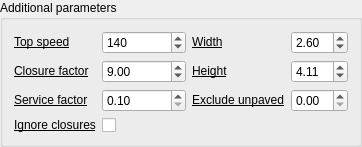
    <widget class="QgsCollapsibleGroupBox" name="addtional_params_box">
     <property name="title">
      <string>Additional parameters</string>
     </property>
     <property name="collapsed">
      <bool>true</bool>
     </property>
     <layout class="QHBoxLayout" name="horizontalLayout_11">
      <item>
       <layout class="QFormLayout" name="additional_params_column_1">
        <item row="0" column="0">
         <widget class="QLabel" name="top_speed_label">
          <property name="toolTip">
           <string>&lt;html&gt;&lt;head/&gt;&lt;body&gt;&lt;p&gt;Top speed the vehicle can go. Also used to avoid roads with higher speeds than this value. &lt;span style=&quot; font-family:'.SF NS Mono';&quot;&gt;top_speed&lt;/span&gt; must be between 10 and 252 KPH.&lt;/p&gt;&lt;/body&gt;&lt;/html&gt;</string>
          </property>
          <property name="text">
           <string>&lt;html&gt;&lt;head/&gt;&lt;body&gt;&lt;p&gt;&lt;a href=&quot;https://valhalla.github.io/valhalla/api/turn-by-turn/api-reference.md#automobile-and-bus-costing-options&quot;&gt;&lt;span style=&quot; text-decoration: underline; color:#000000;&quot;&gt;Top speed&lt;/span&gt;&lt;/a&gt;&lt;/p&gt;&lt;/body&gt;&lt;/html&gt;</string>
          </property>
          <property name="openExternalLinks">
           <bool>true</bool>
          </property>
         </widget>
        </item>
        <item row="1" column="0">
         <widget class="QLabel" name="closure_factor_label">
          <property name="toolTip">
           <string>&lt;html&gt;&lt;head/&gt;&lt;body&gt;&lt;p&gt;A factor that penalizes the cost when traversing a closed edge. Its value can range from &lt;span style=&quot; font-family:'.SF NS Mono';&quot;&gt;1.0&lt;/span&gt; - don't penalize closed edges, to &lt;span style=&quot; font-family:'.SF NS Mono';&quot;&gt;10.0&lt;/span&gt; - apply high cost penalty to closed edges.&lt;/p&gt;&lt;/body&gt;&lt;/html&gt;</string>
          </property>
          <property name="text">
           <string>&lt;html&gt;&lt;head/&gt;&lt;body&gt;&lt;p&gt;&lt;a href=&quot;https://valhalla.github.io/valhalla/api/turn-by-turn/api-reference.md#automobile-and-bus-costing-options&quot;&gt;&lt;span style=&quot; text-decoration: underline; color:#000000;&quot;&gt;Closure factor&lt;/span&gt;&lt;/a&gt;&lt;/p&gt;&lt;/body&gt;&lt;/html&gt;</string>
          </property>
          <property name="openExternalLinks">
           <bool>true</bool>
          </property>
         </widget>
        </item>
        <item row="0" column="1">
         <widget class="QgsSpinBox" name="top_speed">
          <property name="minimum">
           <number>10</number>
          </property>
          <property name="maximum">
           <number>252</number>
          </property>
          <property name="value">
           <number>140</number>
          </property>
         </widget>
        </item>
        <item row="3" column="0">
         <widget class="QLabel" name="ignore_closures_label">
          <property name="toolTip">
           <string>&lt;html&gt;&lt;head/&gt;&lt;body&gt;&lt;p&gt;If set to &lt;span style=&quot; font-family:'.SF NS Mono';&quot;&gt;true&lt;/span&gt;, ignores all closures, marked due to live traffic closures, during routing. &lt;/p&gt;&lt;/body&gt;&lt;/html&gt;</string>
          </property>
          <property name="text">
           <string>&lt;html&gt;&lt;head/&gt;&lt;body&gt;&lt;p&gt;&lt;a href=&quot;https://valhalla.github.io/valhalla/api/turn-by-turn/api-reference.md#automobile-and-bus-costing-options&quot;&gt;&lt;span style=&quot; text-decoration: underline; color:#000000;&quot;&gt;Ignore closures&lt;/span&gt;&lt;/a&gt;&lt;/p&gt;&lt;/body&gt;&lt;/html&gt;</string>
          </property>
          <property name="openExternalLinks">
           <bool>true</bool>
          </property>
         </widget>
        </item>
        <item row="2" column="0">
         <widget class="QLabel" name="service_factor_label">
          <property name="toolTip">
           <string>&lt;html&gt;&lt;head/&gt;&lt;body&gt;&lt;p&gt;A factor that modifies (multiplies) the cost when generic service roads are encountered.&lt;/p&gt;&lt;/body&gt;&lt;/html&gt;</string>
          </property>
          <property name="text">
           <string>&lt;html&gt;&lt;head/&gt;&lt;body&gt;&lt;p&gt;&lt;a href=&quot;https://valhalla.github.io/valhalla/api/turn-by-turn/api-reference.md#automobile-and-bus-costing-options&quot;&gt;&lt;span style=&quot; text-decoration: underline; color:#000000;&quot;&gt;Service factor&lt;/span&gt;&lt;/a&gt;&lt;/p&gt;&lt;/body&gt;&lt;/html&gt;</string>
          </property>
          <property name="openExternalLinks">
           <bool>true</bool>
          </property>
         </widget>
        </item>
        <item row="1" column="1">
         <widget class="QgsDoubleSpinBox" name="closure_factor">
          <property name="minimum">
           <double>0.100000000000000</double>
          </property>
          <property name="maximum">
           <double>10.000000000000000</double>
          </property>
          <property name="singleStep">
           <double>0.100000000000000</double>
          </property>
          <property name="value">
           <double>9.000000000000000</double>
          </property>
         </widget>
        </item>
        <item row="2" column="1">
         <widget class="QgsDoubleSpinBox" name="service_factor">
          <property name="minimum">
           <double>0.100000000000000</double>
          </property>
          <property name="maximum">
           <double>100000.000000000000000</double>
          </property>
          <property name="singleStep">
           <double>0.100000000000000</double>
          </property>
         </widget>
        </item>
        <item row="3" column="1">
         <widget class="QCheckBox" name="ignore_closures">
          <property name="text">
           <string/>
          </property>
         </widget>
        </item>
       </layout>
      </item>
      <item>
       <layout class="QFormLayout" name="additional_params_column_2">
        <item row="0" column="0">
         <widget class="QLabel" name="width_label">
          <property name="toolTip">
           <string>&lt;html&gt;&lt;head/&gt;&lt;body&gt;&lt;p&gt;The width of the vehicle (in meters).&lt;/p&gt;&lt;/body&gt;&lt;/html&gt;</string>
          </property>
          <property name="text">
           <string>&lt;html&gt;&lt;head/&gt;&lt;body&gt;&lt;p&gt;&lt;a href=&quot;https://valhalla.github.io/valhalla/api/turn-by-turn/api-reference.md#other-costing-options&quot;&gt;&lt;span style=&quot; text-decoration: underline; color:#000000;&quot;&gt;Width&lt;/span&gt;&lt;/a&gt;&lt;/p&gt;&lt;/body&gt;&lt;/html&gt;</string>
          </property>
          <property name="openExternalLinks">
           <bool>true</bool>
          </property>
         </widget>
        </item>
        <item row="1" column="0">
         <widget class="QLabel" name="height_label">
          <property name="toolTip">
           <string>&lt;html&gt;&lt;head/&gt;&lt;body&gt;&lt;p&gt;The height of the vehicle (in meters).&lt;/p&gt;&lt;/body&gt;&lt;/html&gt;</string>
          </property>
          <property name="text">
           <string>&lt;html&gt;&lt;head/&gt;&lt;body&gt;&lt;p&gt;&lt;a href=&quot;https://valhalla.github.io/valhalla/api/turn-by-turn/api-reference.md#other-costing-options&quot;&gt;&lt;span style=&quot; text-decoration: underline; color:#000000;&quot;&gt;Height&lt;/span&gt;&lt;/a&gt;&lt;/p&gt;&lt;/body&gt;&lt;/html&gt;</string>
          </property>
          <property name="openExternalLinks">
           <bool>true</bool>
          </property>
         </widget>
        </item>
        <item row="2" column="0">
         <widget class="QLabel" name="exclude_unpaved_label">
          <property name="toolTip">
           <string>&lt;html&gt;&lt;head/&gt;&lt;body&gt;&lt;p&gt;This value indicates the whether or not the path may include unpaved roads. If set to 1 it is allowed to start and end with unpaved roads, but is not allowed to have them in the middle of the route path, otherwise they are allowed.&lt;/p&gt;&lt;/body&gt;&lt;/html&gt;</string>
          </property>
          <property name="text">
           <string>&lt;html&gt;&lt;head/&gt;&lt;body&gt;&lt;p&gt;&lt;a href=&quot;https://valhalla.github.io/valhalla/api/turn-by-turn/api-reference.md#other-costing-options&quot;&gt;&lt;span style=&quot; text-decoration: underline; color:#000000;&quot;&gt;Exclude unpaved&lt;/span&gt;&lt;/a&gt;&lt;/p&gt;&lt;/body&gt;&lt;/html&gt;</string>
          </property>
          <property name="openExternalLinks">
           <bool>true</bool>
          </property>
         </widget>
        </item>
        <item row="2" column="1">
         <widget class="QgsDoubleSpinBox" name="exclude_unpaved">
          <property name="maximum">
           <double>1.000000000000000</double>
          </property>
          <property name="singleStep">
           <double>0.050000000000000</double>
          </property>
         </widget>
        </item>
        <item row="0" column="1">
         <widget class="QgsDoubleSpinBox" name="width_">
          <property name="decimals">
           <number>2</number>
          </property>
          <property name="minimum">
           <double>0.100000000000000</double>
          </property>
          <property name="maximum">
           <double>20.000000000000000</double>
          </property>
          <property name="singleStep">
           <double>0.100000000000000</double>
          </property>
          <property name="value">
           <double>2.600000000000000</double>
          </property>
         </widget>
        </item>
        <item row="1" column="1">
         <widget class="QgsDoubleSpinBox" name="height_">
          <property name="decimals">
           <number>2</number>
          </property>
          <property name="minimum">
           <double>0.100000000000000</double>
          </property>
          <property name="maximum">
           <double>20.000000000000000</double>
          </property>
          <property name="singleStep">
           <double>0.100000000000000</double>
          </property>
          <property name="value">
           <double>4.110000000000000</double>
          </property>
         </widget>
        </item>
       </layout>
      </item>
     </layout>
    </widget>
